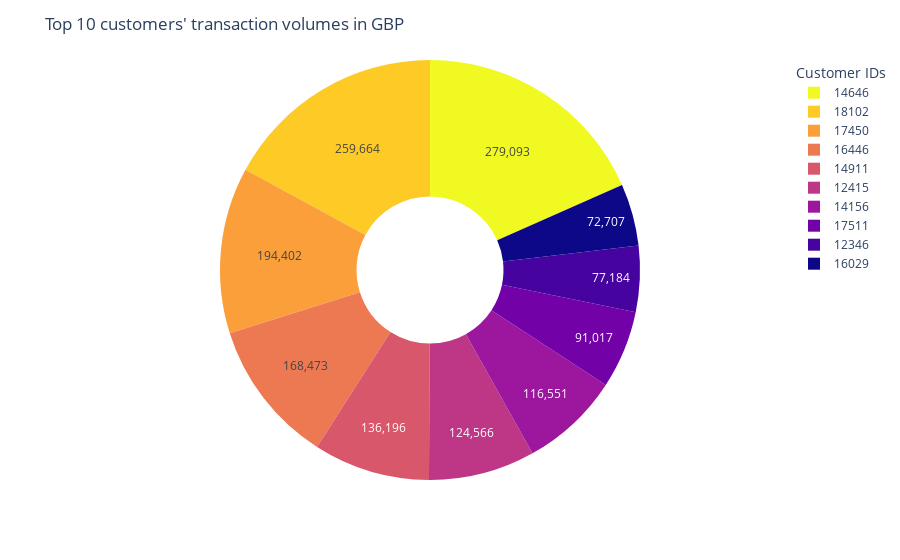

Notebook cell for this chart:
### Markdown cell above
###### Graphical representation of the total sum that customers spent in the entire one-year period.

### Code cell
fig = px.pie(top10, values='Price_total', names='CustomerID', 
             color_discrete_sequence=px.colors.sequential.Plasma_r, hole=.35)
fig.update_traces(textinfo='value')
fig.update_layout(title="Top 10 customers' transaction volumes in GBP",legend_title="Customer IDs")
fig.show()

### Figure 1 — Plotly figure (JSON) as saved in the notebook; plotly's stock layout.template omitted (floating-point values rounded to 4 significant figures)
{"data": [{"domain": {"x": [0, 1], "y": [0, 1]}, "hole": 0.35, "hovertemplate": "CustomerID=%{label}<br>Price_total=%{value}<extra></extra>", "labels": [14646, 18102, 17450, 16446, 14911, 12415, 14156, 17511, 12346, 16029], "legendgroup": "", "name": "", "showlegend": true, "textinfo": "value", "type": "pie", "values": [279093, 259664, 194402, 168473, 136196, 124566, 116551, 91017, 77184, 72707]}], "layout": {"autosize": true, "legend": {"title": {"text": "Customer IDs"}, "tracegroupgap": 0}, "margin": {"t": 60}, "piecolorway": ["#f0f921", "#fdca26", "#fb9f3a", "#ed7953", "#d8576b", "#bd3786", "#9c179e", "#7201a8", "#46039f", "#0d0887"], "title": {"text": "Top 10 customers' transaction volumes in GBP"}}}
